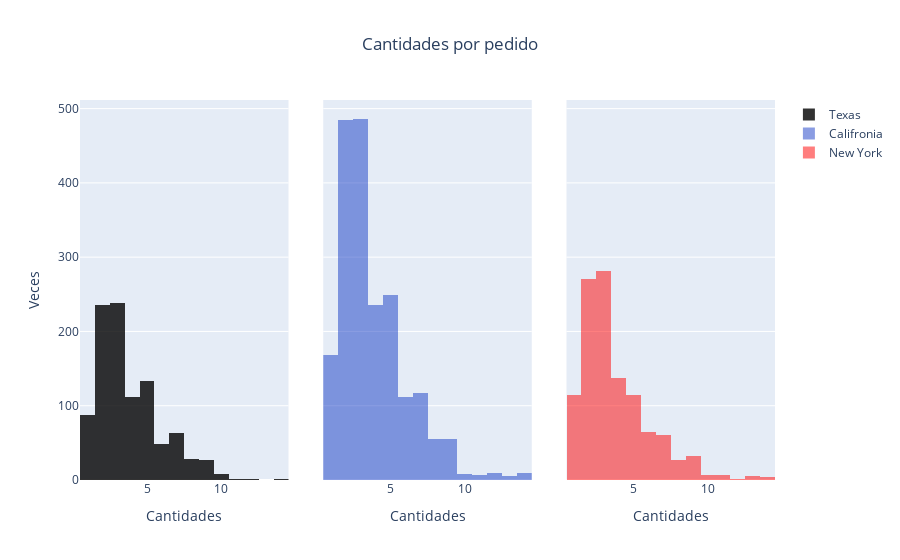

The notebook cell this image was saved under:
### Code cell
texas=df[df['State']=='Texas']
california=df[df['State']=='California']
new_york=df[df['State']=='New York']

#Texas
trace1=go.Histogram(x=texas['Quantity'],
                    opacity=0.8,
                    name='Texas',
                    marker=dict(color='black')
                    )

#Califronia
trace2=go.Histogram(x=california['Quantity'],
                    opacity=0.8,
                    name='Califronia',
                    marker=dict(color='rgba(12,50,196,0.6)'),
                    xaxis='x2')

#New York
trace3=go.Histogram(x=new_york['Quantity'],
                    opacity=0.5,
                    name='New York',
                    marker=dict(color='red'),
                    xaxis='x3')


data=[trace1,trace2,trace3]
layout=dict(barmode='overlay',
            title=dict(text='Cantidades por pedido',x=0.5),
            xaxis=dict(title='Cantidades', domain=[0,0.3]),
            xaxis2=dict(title='Cantidades', domain=[0.35,0.65]),
            xaxis3=dict(title='Cantidades', domain=[0.70,1]),
            yaxis=dict(title='Veces'))


fig=go.Figure(data=data,layout=layout)

iplot(fig)

### Figure 1 — Plotly figure (JSON) as saved in the notebook; plotly's stock layout.template omitted (floating-point values rounded to 4 significant figures; data arrays with more than 128 entries replaced by an {"elided": "..."} marker saying what was removed)
{"data": [{"marker": {"color": "black"}, "name": "Texas", "opacity": 0.8, "type": "histogram", "x": {"elided": "985 int values"}}, {"marker": {"color": "rgba(12,50,196,0.6)"}, "name": "Califronia", "opacity": 0.8, "type": "histogram", "x": {"elided": "2001 int values"}, "xaxis": "x2"}, {"marker": {"color": "red"}, "name": "New York", "opacity": 0.5, "type": "histogram", "x": {"elided": "1128 int values"}, "xaxis": "x3"}], "layout": {"barmode": "overlay", "title": {"text": "Cantidades por pedido", "x": 0.5}, "xaxis": {"domain": [0, 0.3], "title": {"text": "Cantidades"}}, "xaxis2": {"domain": [0.35, 0.65], "title": {"text": "Cantidades"}}, "xaxis3": {"domain": [0.7, 1], "title": {"text": "Cantidades"}}, "yaxis": {"title": {"text": "Veces"}}}}
